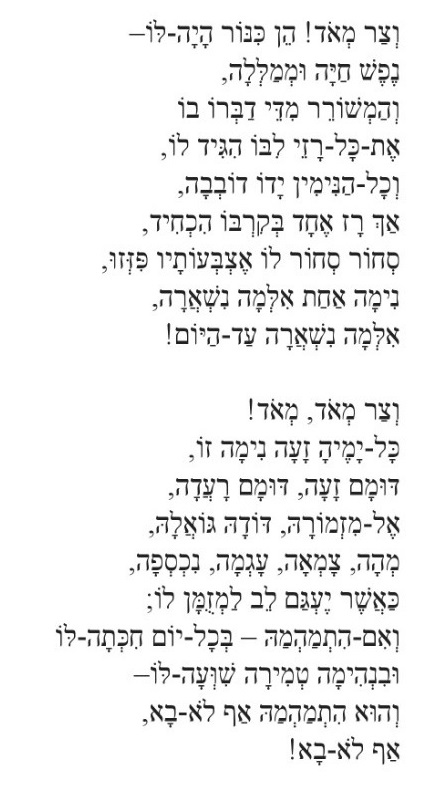
#> input picture saber.jpg, 429 x 787 px
$ python hellp.py
#> lines starting #> are read from the running program, lines starting #| are printed output that depends on the picture
import numpy as np
import math
from cv2 import cv2


def rotate_origin_only(xy, radians):
    """Only rotate a point around the origin (0, 0)."""
    x, y = xy
    xx = x * math.cos(radians) + y * math.sin(radians)
    yy = -x * math.sin(radians) + y * math.cos(radians)

    return xx, yy

def getAngle(p1,p2):
    x1,y1 = p1
    x2,y2 = p2
    x = x2-x1
    y = y2-y1
    ans = np.arctan(y/x)
    if(x2<x1):
        if (y2<y1):
            ans = -np.pi+ans
        else:
            ans = np.pi + ans
    return ans

def rotate_on_pivot(pivot,xy):
    xp,yp = pivot
    x,y = xy
    rotated = rotate_origin_only((x-xp,y-yp),getAngle(pivot,xy))
    return xp+rotated[0],yp+rotated[1]

p = np.array([1,5])
print(np.array([0,1])+(2,3)+(1,3))

p1 = (2,2)
p2 = (-1,-2)
print(rotate_on_pivot(p1,p2))
p1_=np.array([0,0])
p2_=np.array([1,1])
p3_=np.array([0,10])
d=np.cross(p2_-p1_,p3_-p1_)/np.linalg.norm(p2_-p1_)
print(d)
c1 = (0,0)
c2 = (3,4)
if (np.sqrt((c1[0]-c2[0])**2 + (c1[1]+c2[1])**2)>5):
    print("bad")
else:
    print("its fine")

img = cv2.imread("saber.jpg",cv2.IMREAD_UNCHANGED)
#> img is the input picture: shape (787, 429, 3); min 13, max 255, mean 239.9
img = cv2.cvtColor(img,cv2.COLOR_BGR2GRAY)
#> img: shape (787, 429)

new_img = img.copy()
for i in range (0,img.shape[0]):
    for j in range (0,img.shape[1]):
        if(i==30):
            new_img[j,i] = 0
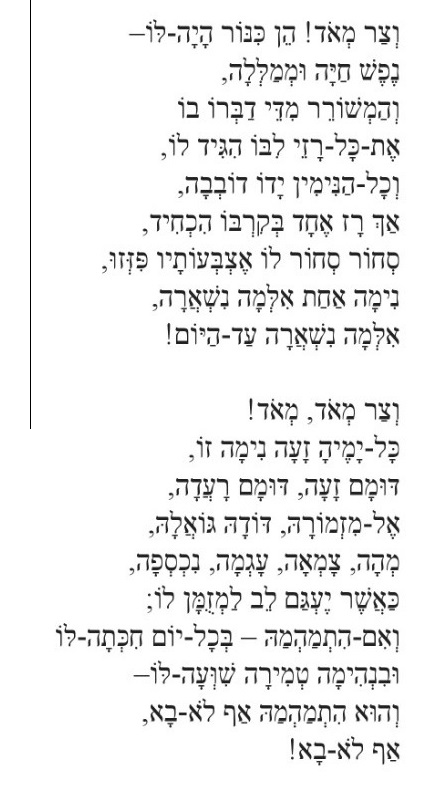
#> new_img: shape (787, 429); min 0, max 255, mean 239.6
cv2.imshow("name", new_img)

cv2.waitKey(0)
cv2.destroyAllWindows()

$ run again, with in.jpg copied over saber.jpg
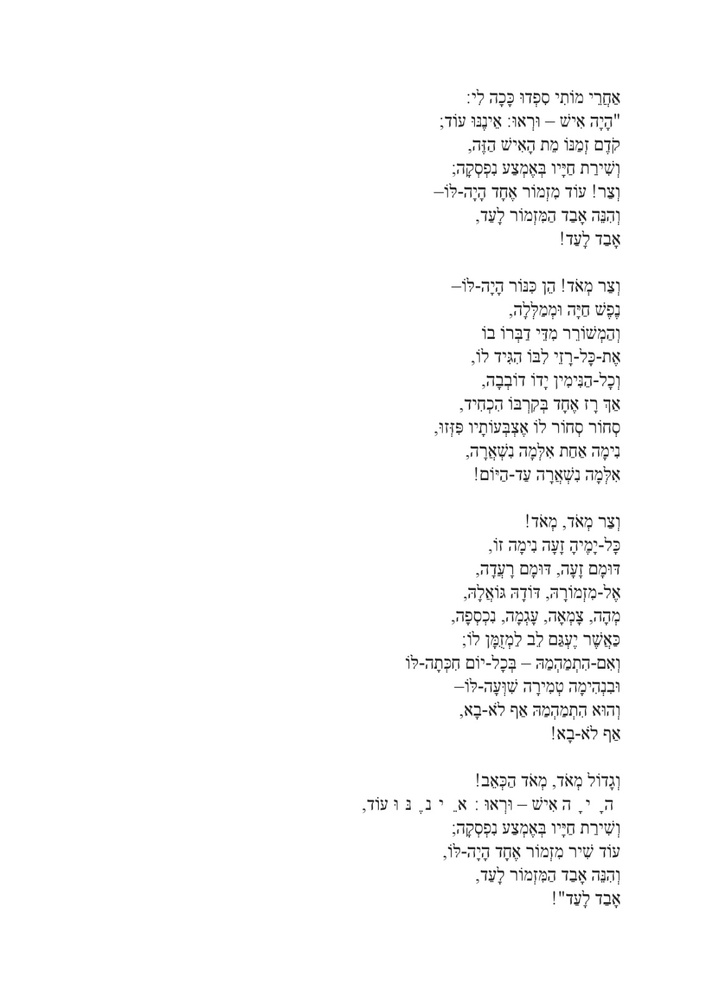
#> input picture in.jpg, 706 x 999 px, shrunk from 1131 x 1600 before the run
#> img is the input picture: shape (999, 706, 3); min 0, max 255, mean 250.2
#> img: shape (999, 706)
#> after the loop `for i in range (0,img.shape[0]):`:
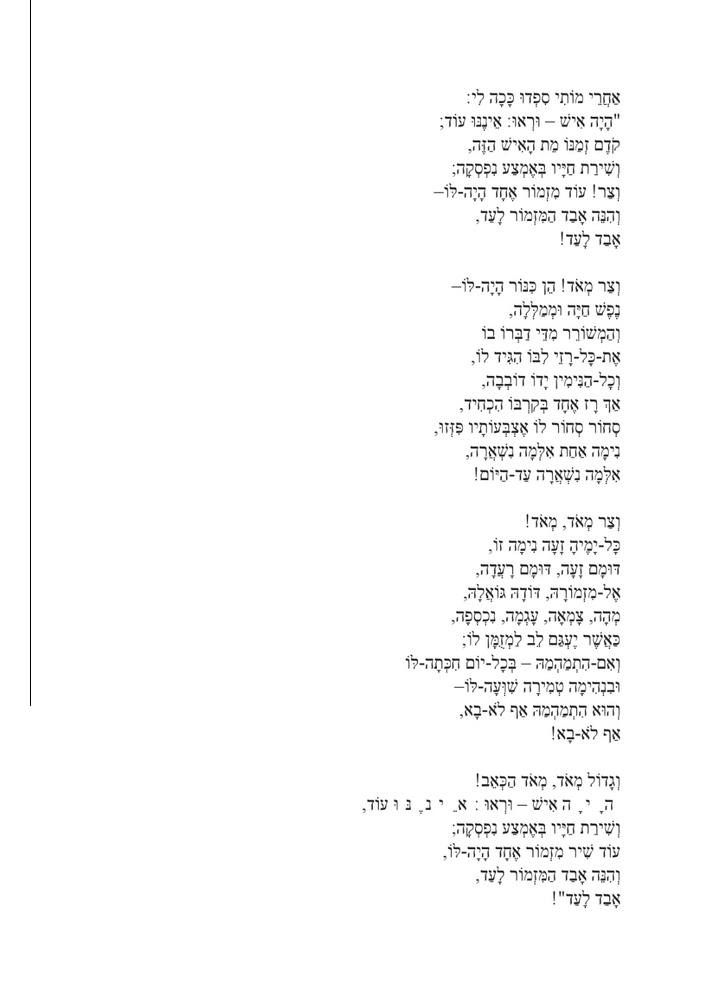
#> new_img: shape (999, 706); min 0, max 255, mean 250
